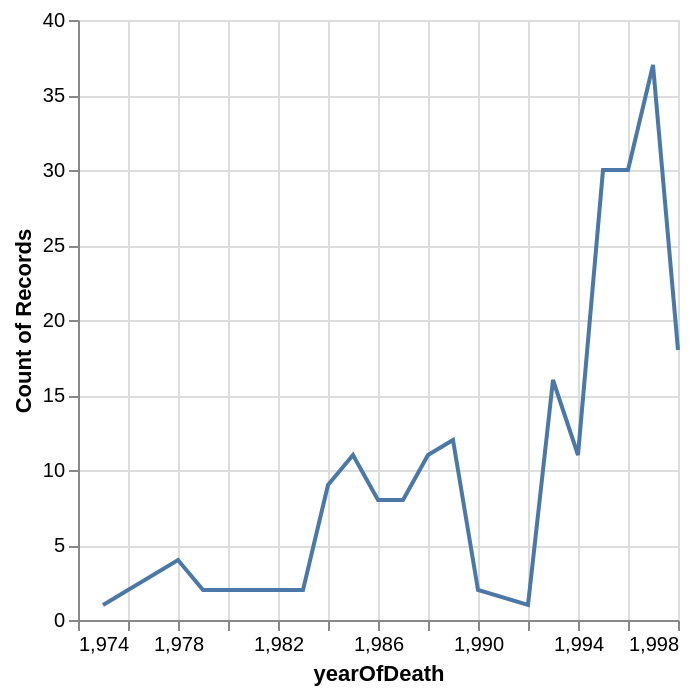

The code cell stored with this chart in its notebook:
### Code cell
alt.Chart(shipman_victims).mark_line().encode(
    x='yearOfDeath',
    y='count()'
)

### Figure 1 — Vega-Lite specification as saved in the notebook (floating-point values rounded to 4 significant figures; data arrays with more than 128 entries replaced by an {"elided": "..."} marker saying what was removed)
{"config": {"view": {"continuousWidth": 300, "continuousHeight": 300}}, "data": {"name": "data-63693fe92dd4e463d0399062388363e8"}, "mark": {"type": "line"}, "encoding": {"x": {"field": "yearOfDeath", "type": "quantitative"}, "y": {"aggregate": "count", "type": "quantitative"}}, "$schema": "https://vega.github.io/schema/vega-lite/v5.20.1.json", "datasets": {"data-63693fe92dd4e463d0399062388363e8": {"elided": "215 records"}}}
